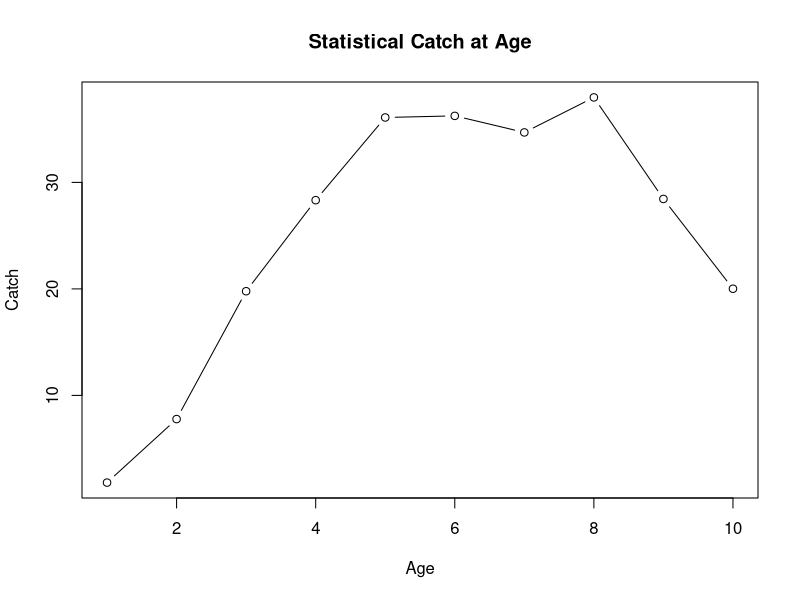
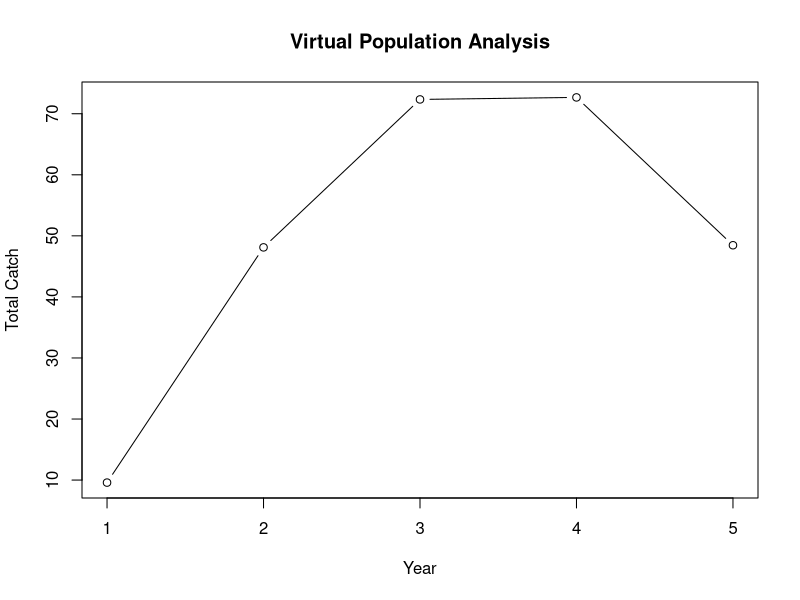
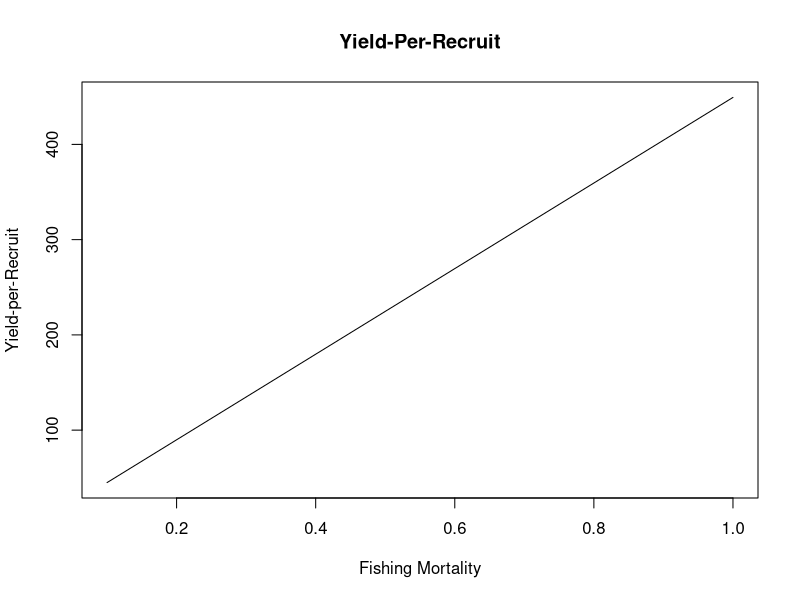
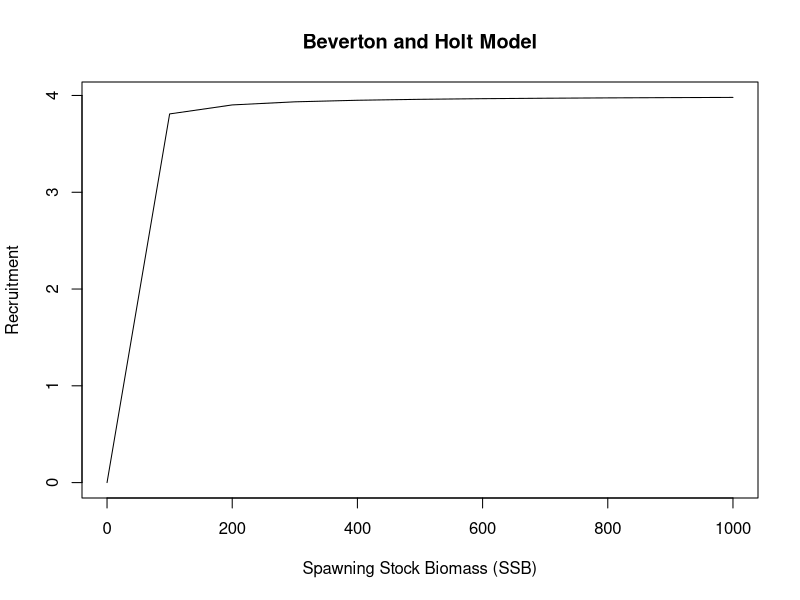
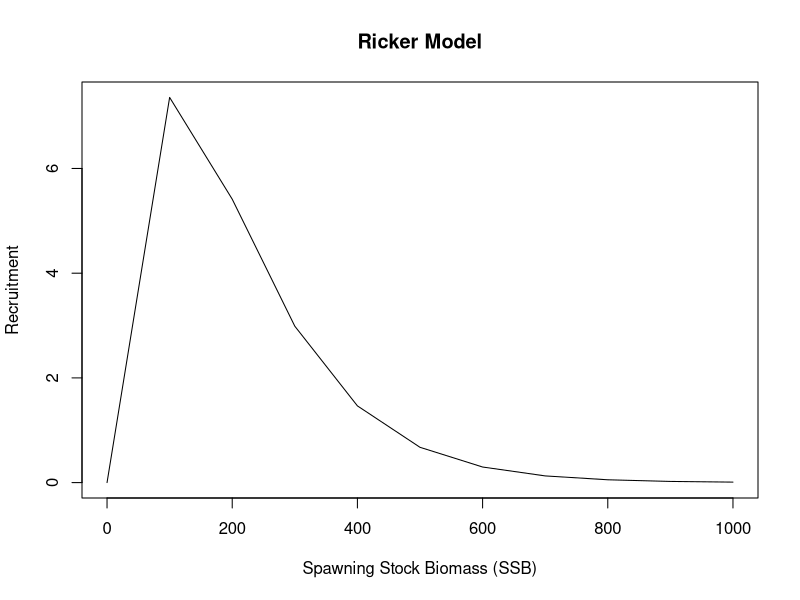
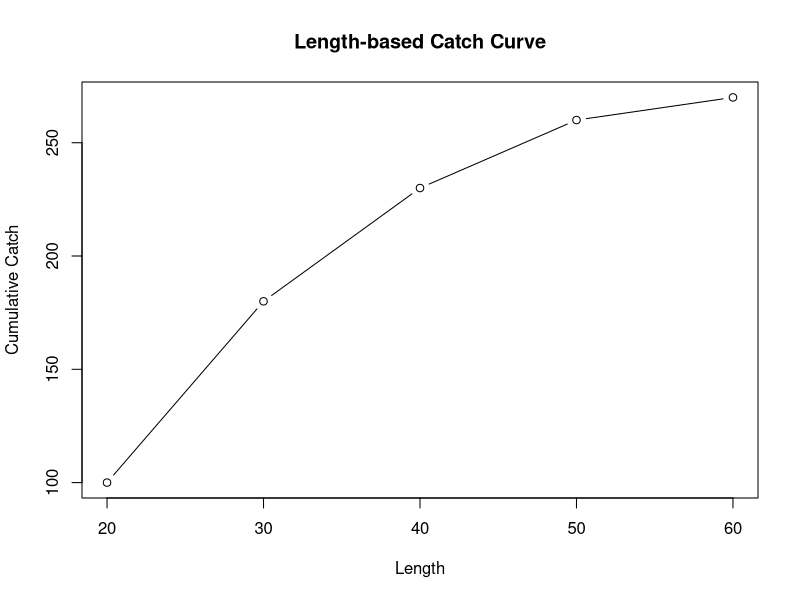
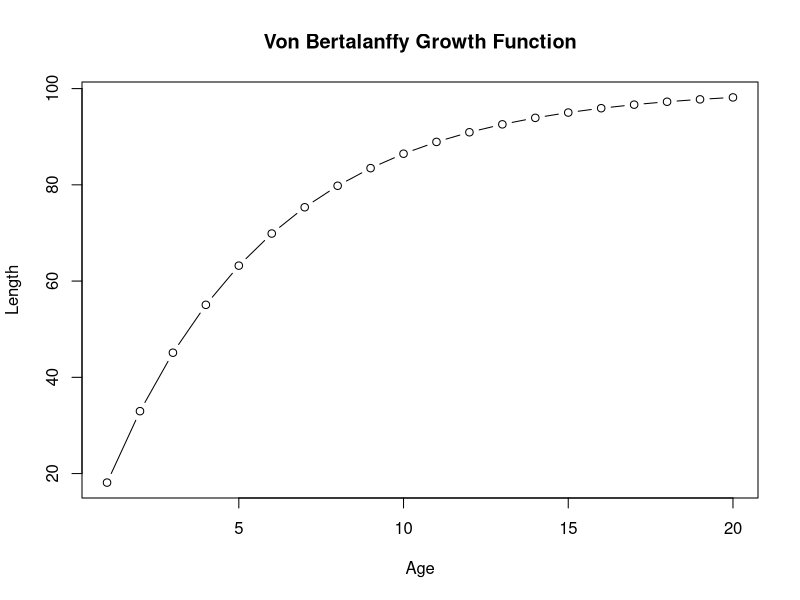
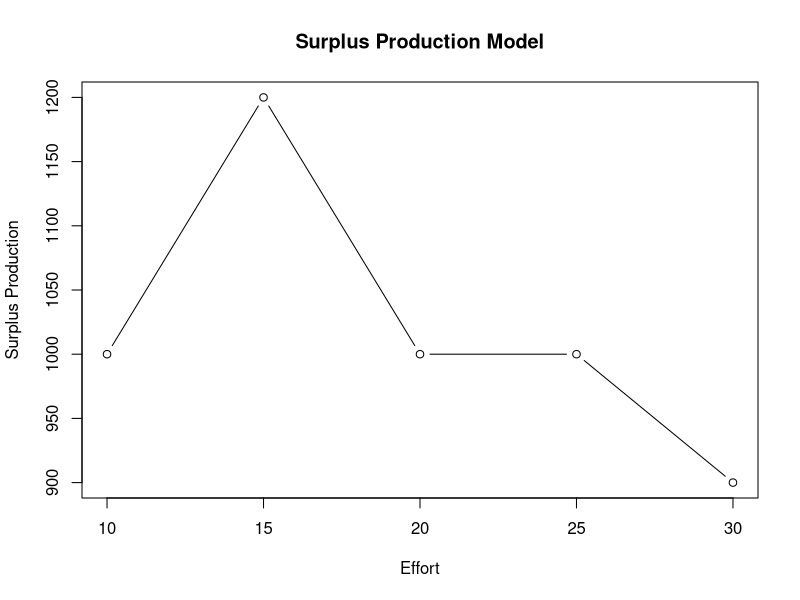

Write the R code that produced these figures, in order.
# Sample R code for SCA----

# Create example data
age <- 1:10
N <- c(100, 150, 200, 180, 160, 120, 90, 80, 50, 30)
F <- c(0.1, 0.2, 0.3, 0.4, 0.5, 0.6, 0.7, 0.8, 0.9, 1)
Z <- c(0.2, 0.3, 0.4, 0.5, 0.6, 0.7, 0.8, 0.9, 1.0, 1.1)

# Calculate catch
C <- N * F * (1 - exp(-Z))

# Create dataframe
data <- data.frame(Age = age, Catch = C)

# Plot catch by age
plot(data$Age, data$Catch, type = "b", xlab = "Age", ylab = "Catch", main = "Statistical Catch at Age")


# Sample R code for VPA----

# Create example data
year <- 1:5
N <- matrix(c(100, 150, 200, 180, 160, 120, 90, 80, 50, 30), ncol = 5)
F <- matrix(c(0.1, 0.2, 0.3, 0.4, 0.5, 0.6, 0.7, 0.8, 0.9, 1), ncol = 5)
Z <- matrix(c(0.2, 0.3, 0.4, 0.5, 0.6, 0.7, 0.8, 0.9, 1.0, 1.1), ncol = 5)

# Calculate total catch
C <- apply(N * F * (1 - exp(-Z)), 2, sum)

# Create dataframe
data <- data.frame(Year = year, Catch = C)

# Plot total catch by year
plot(data$Year, data$Catch, type = "b", xlab = "Year", ylab = "Total Catch", main = "Virtual Population Analysis")


## Sample R code for YPR----

# Set parameter values
F <- seq(0.1, 1, by = 0.1)
R <- 1000
Z <- 0.8
M <- 0.2

# Calculate yield-per-recruit
YPR <- (F * R * exp(-Z)) / (Z + M)

# Create dataframe
data <- data.frame(Fishing_Mortality = F, YPR = YPR)

# Plot yield-per-recruit
plot(data$Fishing_Mortality, data$YPR, type = "l", xlab = "Fishing Mortality", ylab = "Yield-per-Recruit", main = "Yield-Per-Recruit")


# Sample R code for Beverton and Holt model----

# Set parameter values
alpha <- 0.2
SSB <- seq(0, 1000, by = 100)

# Calculate recruitment
R <- (4 * alpha * SSB) / (alpha * SSB + 1)

# Create dataframe
data <- data.frame(SSB = SSB, Recruitment = R)

# Plot recruitment as a function of SSB
plot(data$SSB, data$Recruitment, type = "l", xlab = "Spawning Stock Biomass (SSB)", ylab = "Recruitment", main = "Beverton and Holt Model")


# Sample R code for Ricker model----

# Set parameter values
alpha <- 0.2
beta <- 0.01
SSB <- seq(0, 1000, by = 100)

# Calculate recruitment
R <- alpha * SSB * exp(-beta * SSB)

# Create dataframe
data <- data.frame(SSB = SSB, Recruitment = R)

# Plot recruitment as a function of SSB
plot(data$SSB, data$Recruitment, type = "l", xlab = "Spawning Stock Biomass (SSB)", ylab = "Recruitment", main = "Ricker Model")


# Sample R code for length-based catch curve----

# Assuming L is a vector of length bins and C is a vector of catch corresponding to each length bin

L <- c(20, 30, 40, 50, 60)
C <- c(100, 80, 50, 30, 10)

# Calculate cumulative catch
cumulative_Catch <- cumsum(C)

# Create dataframe
data <- data.frame(Length = L, Cumulative_Catch = cumulative_Catch)

# Plot cumulative catch by length
plot(data$Length, data$Cumulative_Catch, type = "b", xlab = "Length", ylab = "Cumulative Catch", main = "Length-based Catch Curve")


# Sample R code for VBGF----

# Set parameter values
L_inf <- 100
k <- 0.2
t <- 1:20

# Calculate length at age
L <- L_inf * (1 - exp(-k * t))

# Create dataframe
data <- data.frame(Age = t, Length = L)

# Plot length by age
plot(data$Age, data$Length, type = "b", xlab = "Age", ylab = "Length", main = "Von Bertalanffy Growth Function")

# Sample R code for surplus production model----

# Assuming CPUE is a vector of catch-per-unit-effort values and Effort is a vector of corresponding effort values

CPUE <- c(100, 80, 50, 40, 30)
Effort <- c(10, 15, 20, 25, 30)

# Calculate surplus production
surplus_production <- CPUE * Effort

# Create dataframe
data <- data.frame(Effort = Effort, Surplus_Production = surplus_production)

# Plot surplus production by effort
plot(data$Effort, data$Surplus_Production, type = "b", xlab = "Effort", ylab = "Surplus Production", main = "Surplus Production Model")


# Sample R code for stock assessment model----

# Assuming biomass is a vector of biomass values and year is a vector of corresponding years

biomass <- c(1000, 1200, 800, 600, 900)
year <- 2010:2014

# Create dataframe
data <- data.frame(Year = year, Biomass = biomass)

# Plot biomass over time
plot(data$Year, data$Biomass, type = "b", xlab = "Year", ylab = "Biomass", main = "Stock Assessment Model")



# Set parameter values---
R <- 1000  # Recruitment
age <- 1:10  # Age classes

# Varying values of Z
Z_values <- c(0.2, 0.4, 0.6)

# Create dataframe to store results
results <- data.frame(Age = age)

# Calculate cohort size for each Z value
for (Z in Z_values) {
  N <- R * exp(-Z * age)
  results <- cbind(results, N)
}

# Plot cohort decline with varying Z values
matplot(results$Age, results[, -1], type = "l", xlab = "Age", ylab = "Cohort Size",
        main = "Cohort Decline with Varying Z (Total Mortality)",
        col = rainbow(length(Z_values)), lty = 1:length(Z_values),
        legend = legend("topright", legend = Z_values, col = rainbow(length(Z_values)), lty = 1:length(Z_values)))


# Set parameter values----
R <- 1000  # Recruitment
age <- 1:10  # Age classes

# Varying values of F
F_values <- c(0.2, 0.4, 0.6)

# Create dataframe to store results
results <- data.frame(Age = age)

# Calculate cohort size for each F value
for (F in F_values) {
  Z <- 0.8  # Constant value of Z (total mortality)
  M <- 0.2  # Constant value of M (natural mortality)
  N <- R * exp(-(Z + M + F) * age)
  results <- cbind(results, N)
}

# Plot cohort decline with varying F values
matplot(results$Age, results[, -1], type = "l", xlab = "Age", ylab = "Cohort Size",
        main = "Cohort Decline with Varying F (Fishing Mortality)",
        col = rainbow(length(F_values)), lty = 1:length(F_values),
        legend = legend("topright", legend = F_values, col = rainbow(length(F_values)), lty = 1:length(F_values)))



# Set parameter values----
R <- 1000  # Recruitment
age <- 1:10  # Age classes

# Varying values of M
M_values <- c(0.1, 0.3, 0.5)

# Create dataframe to store results
results <- data.frame(Age = age)

# Calculate cohort size for each M value
for (M in M_values) {
  Z <- 0.8  # Constant value of Z (total mortality)
  F <- 0.2  # Constant value of F (fishing mortality)
  N <- R * exp(-(Z + M + F) * age)
  results <- cbind(results, N)
}

# Plot cohort decline with varying M values
matplot(results$Age, results[, -1], type = "l", xlab = "Age", ylab = "Cohort Size",
        main = "Cohort Decline with Varying M (Natural Mortality)",
        col = rainbow(length(M_values)), lty = 1:length(M_values),
        legend = legend("topright", legend = M_values, col = rainbow(length(M_values)), lty = 1:length(M_values)))


# Set parameter values----
R <- 1000  # Recruitment
age <- 1:10  # Age classes
F_values <- seq(0, 1, by = 0.01)  # Range of F values

# Calculate yield for each F value
yield <- numeric(length(F_values))
for (i in seq_along(F_values)) {
  Z <- 0.8  # Total mortality rate
  M <- 0.2  # Natural mortality rate
  N <- R * exp(-(Z + M + F_values[i]) * age)
  catch <- N * F_values[i]
  yield[i] <- sum(catch)
}

# Find Fmax and F0.1
Fmax <- F_values[which.max(yield)]
F0.1 <- F_values[which(yield >= 0.1 * max(yield))[1]]

# Plot yield vs. F values
plot(F_values, yield, type = "l", xlab = "F (Fishing Mortality)", ylab = "Yield",
     main = "Yield vs. Fishing Mortality",
     col = "blue", lwd = 2)
abline(v = Fmax, lty = 2, col = "red", lwd = 2, lwd.ticks = 2)
abline(v = F0.1, lty = 3, col = "green", lwd = 2, lwd.ticks = 2)
legend("topright", legend = c("Yield", paste0("Fmax = ", Fmax), paste0("F0.1 = ", F0.1)),
       col = c("blue", "red", "green"), lty = c(1, 2, 3), lwd = c(2, 2, 2))
